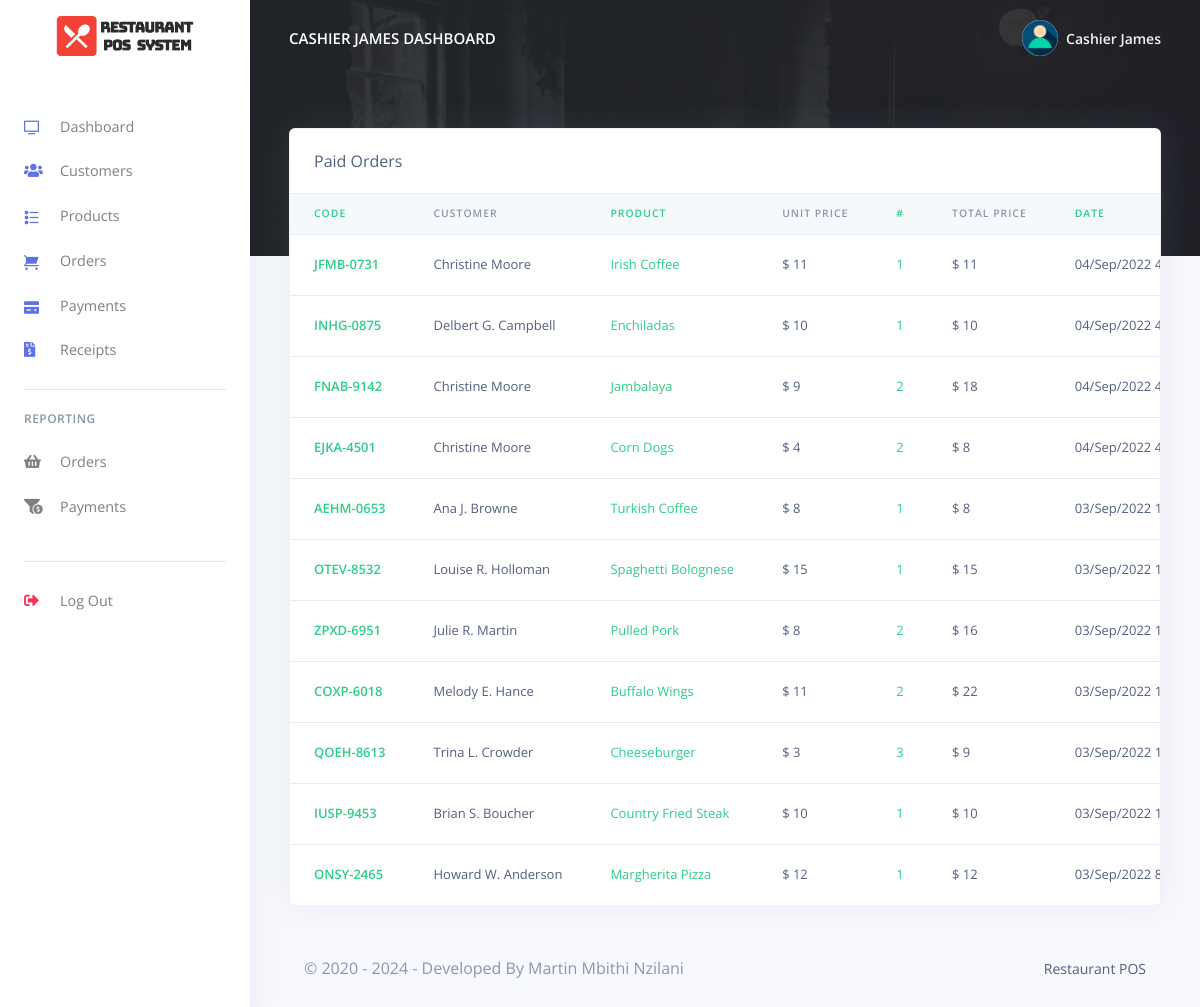
Page /pos/cashier/receipts.php (signed in) on the committed database.
### tables this page shows
CREATE TABLE `rpos_staff` (
  `staff_id` int(20) NOT NULL,
  `staff_name` varchar(200) NOT NULL,
  `staff_number` varchar(200) NOT NULL,
  `staff_email` varchar(200) NOT NULL,
  `staff_password` varchar(200) NOT NULL,
  `created_at` timestamp(6) NOT NULL DEFAULT current_timestamp(6) ON UPDATE current_timestamp(6)
);

CREATE TABLE `rpos_orders` (
  `order_id` varchar(200) NOT NULL,
  `order_code` varchar(200) NOT NULL,
  `customer_id` varchar(200) NOT NULL,
  `customer_name` varchar(200) NOT NULL,
  `prod_id` varchar(200) NOT NULL,
  `prod_name` varchar(200) NOT NULL,
  `prod_price` varchar(200) NOT NULL,
  `prod_qty` varchar(200) NOT NULL,
  `order_status` varchar(200) NOT NULL,
  `created_at` timestamp(6) NOT NULL DEFAULT current_timestamp(6) ON UPDATE current_timestamp(6)
);

### pos/cashier/receipts.php (the view, shortened to what this page needs)
<?php
include('config/config.php');
require_once('partials/_head.php');
?>
<body>
    <?php
    require_once('partials/_sidebar.php');
    ?>
    <div class="main-content">
        <?php
        require_once('partials/_topnav.php');
        ?>
        <div class="container-fluid mt--8">
            <div class="row">
                <div class="col">
                    <div class="card shadow">
                        <div class="card-header border-0">
                            Paid Orders
                        </div>
                        <div class="table-responsive">
                            <table class="table align-items-center table-flush">
                                <thead class="thead-light">
                                    <tr>
                                        <th class="text-success" scope="col">Code</th>
                                        <th scope="col">Customer</th>
                                        <th class="text-success" scope="col">Product</th>
                                        <th scope="col">Unit Price</th>
                                        <th class="text-success" scope="col">#</th>
                                        <th scope="col">Total Price</th>
                                        <th class="text-success" scope="col">Date</th>
                                    </tr>
                                </thead>
                                <tbody>
                                    <?php
                                    $ret = "SELECT * FROM  rpos_orders WHERE order_status = 'Paid' ORDER BY `rpos_orders`.`created_at` DESC  ";
                                    $stmt = $mysqli->prepare($ret);
                                    $stmt->execute();
                                    $res = $stmt->get_result();
                                    while ($order = $res->fetch_object()) {
                                        $total = ((INT)$order->prod_price * (INT)$order->prod_qty);
                                    ?>
                                        <tr>
                                            <th class="text-success" scope="row"><?php echo $order->order_code; ?></th>
                                            <td><?php echo $order->customer_name; ?></td>
                                            <td class="text-success"><?php echo $order->prod_name; ?></td>
                                            <td>$ <?php echo $order->prod_price; ?></td>
                                            <td class="text-success"><?php echo $order->prod_qty; ?></td>
                                            <td>$ <?php echo $total; ?></td>
                                            <td><?php echo date('d/M/Y g:i', strtotime($order->created_at)); ?></td>
                                        </tr>
                                    <?php } ?>
                                </tbody>
                            </table>
                        </div>
                    </div>
                </div>
            </div>
            <?php
            require_once('partials/_footer.php');
            ?>
        </div>
    </div>
</body>
</html>

### pos/cashier/partials/_sidebar.php (shortened to what this page needs)
<?php
$staff_id = $_SESSION['staff_id'];
$ret = "SELECT * FROM  rpos_staff  WHERE staff_id = '$staff_id'";
$stmt = $mysqli->prepare($ret);
$stmt->execute();
$res = $stmt->get_result();
while ($staff_id = $res->fetch_object()) {
?>
  <nav class="navbar navbar-vertical fixed-left navbar-expand-md navbar-light bg-white" id="sidenav-main">
    <div class="container-fluid">
      <a class="navbar-brand pt-0" href="dashboard.php">
        <img src="../admin/assets/img/brand/repos.png" class="navbar-brand-img" alt="...">
      </a>
      <div class="collapse navbar-collapse" id="sidenav-collapse-main">
        <ul class="navbar-nav">
          <li class="nav-item">
            <a class="nav-link" href="dashboard.php">
              <i class="ni ni-tv-2 text-primary"></i> Dashboard
            </a>
          </li>
          <li class="nav-item">
            <a class="nav-link" href="customes.php">
              <i class="fas fa-users text-primary"></i> Customers
            </a>
          </li>
          <li class="nav-item">
            <a class="nav-link" href="products.php">
              <i class="ni ni-bullet-list-67 text-primary"></i>Products
            </a>
          </li>
          <li class="nav-item">
            <a class="nav-link" href="orders.php">
              <i class="ni ni-cart text-primary"></i> Orders
            </a>
          </li>
          <li class="nav-item">
            <a class="nav-link" href="payments.php">
              <i class="ni ni-credit-card text-primary"></i> Payments
            </a>
          </li>
          <li class="nav-item">
            <a class="nav-link" href="receipts.php">
              <i class="fas fa-file-invoice-dollar text-primary"></i> Receipts
            </a>
          </li>
        </ul>
        <hr class="my-3">
        <h6 class="navbar-heading text-muted">Reporting</h6>
        <ul class="navbar-nav mb-md-3">
          <li class="nav-item">
            <a class="nav-link" href="orders_reports.php">
              <i class="fas fa-shopping-basket"></i> Orders
            </a>
          </li>
          <li class="nav-item">
            <a class="nav-link" href="payments_reports.php">
              <i class="fas fa-funnel-dollar"></i> Payments
            </a>
          </li>
        </ul>
        <hr class="my-3">
        <ul class="navbar-nav mb-md-3">
          <li class="nav-item">
            <a class="nav-link" href="logout.php">
              <i class="fas fa-sign-out-alt text-danger"></i> Log Out
            </a>
          </li>
        </ul>
      </div>
    </div>
  </nav>
<?php } ?>

### pos/cashier/partials/_topnav.php (shortened to what this page needs)
<?php
$staff_id = $_SESSION['staff_id'];
$ret = "SELECT * FROM  rpos_staff  WHERE staff_id = '$staff_id'";
$stmt = $mysqli->prepare($ret);
$stmt->execute();
$res = $stmt->get_result();
while ($staff = $res->fetch_object()) {
?>
    <nav class="navbar navbar-top navbar-expand-md navbar-dark" id="navbar-main">
        <div class="container-fluid">
            <a class="h4 mb-0 text-white text-uppercase d-none d-lg-inline-block" href="dashboard.php"><?php echo $staff->staff_name; ?> Dashboard</a>
            <ul class="navbar-nav align-items-center d-none d-md-flex">
                <li class="nav-item dropdown">
                    <a class="nav-link pr-0" href="#" role="button" data-toggle="dropdown" aria-haspopup="true" aria-expanded="false">
                        <div class="media align-items-center">
                            <span class="avatar avatar-sm rounded-circle">
                                <img alt="Image placeholder" src="../admin/assets/img/theme/user-a-min.png">
                            </span>
                            <div class="media-body ml-2 d-none d-lg-block">
                                <span class="mb-0 text-sm  font-weight-bold"><?php echo $staff->staff_name; ?></span>
                            </div>
                        </div>
                    </a>
                </li>
            </ul>
        </div>
    </nav>
<?php } ?>

### rows in the picture
rpos_staff: staff_name "CASHIER JAMES", staff_name "Cashier James"
rpos_orders: order_code "JFMB-0731", customer_name "Christine Moore", prod_name "Irish Coffee", prod_price "11", prod_qty "1", created_at "04/Sep/2022…"
rpos_orders: order_code "INHG-0875", customer_name "Delbert G. Campbell", prod_name "Enchiladas", prod_price "10", prod_qty "1", created_at "04/Sep/2022…"
rpos_orders: order_code "FNAB-9142", customer_name "Christine Moore", prod_name "Jambalaya", prod_price "9", prod_qty "2", total "18", created_at "04/Sep/2022…"
rpos_orders: order_code "EJKA-4501", customer_name "Christine Moore", prod_name "Corn Dogs", prod_price "4", prod_qty "2", total "8", created_at "04/Sep/2022…"
rpos_orders: order_code "AEHM-0653", customer_name "Ana J. Browne", prod_name "Turkish Coffee", prod_price "8", prod_qty "1", created_at "03/Sep/2022…"
rpos_orders: order_code "OTEV-8532", customer_name "Louise R. Holloman", prod_name "Spaghetti Bolognese", prod_price "15", prod_qty "1", created_at "03/Sep/2022…"
rpos_orders: order_code "ZPXD-6951", customer_name "Julie R. Martin", prod_name "Pulled Pork", prod_price "8", prod_qty "2", total "16", created_at "03/Sep/2022…"
rpos_orders: order_code "COXP-6018", customer_name "Melody E. Hance", prod_name "Buffalo Wings", prod_price "11", prod_qty "2", total "22", created_at "03/Sep/2022…"
rpos_orders: order_code "QOEH-8613", customer_name "Trina L. Crowder", prod_name "Cheeseburger", prod_price "3", prod_qty "3", total "9", created_at "03/Sep/2022…"
rpos_orders: order_code "IUSP-9453", customer_name "Brian S. Boucher", prod_name "Country Fried Steak", prod_price "10", prod_qty "1", created_at "03/Sep/2022…"
rpos_orders: order_code "ONSY-2465", customer_name "Howard W. Anderson", prod_name "Margherita Pizza", prod_price "12", prod_qty "1", created_at "03/Sep/2022…"
